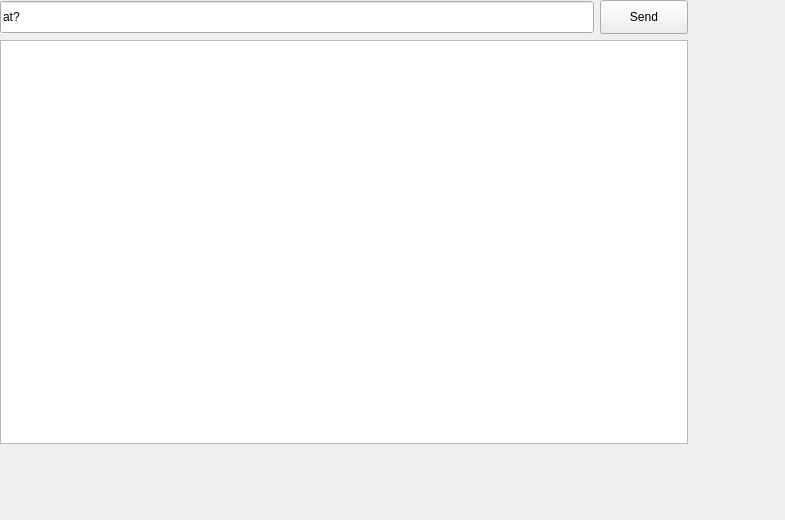
<?xml version="1.0" encoding="UTF-8"?>
<ui version="4.0">
 <class>IOPanel</class>
 <widget class="QWidget" name="IOPanel">
  <property name="geometry">
   <rect>
    <x>0</x>
    <y>0</y>
    <width>785</width>
    <height>520</height>
   </rect>
  </property>
  <property name="minimumSize">
   <size>
    <width>700</width>
    <height>500</height>
   </size>
  </property>
  <property name="windowTitle">
   <string>Form</string>
  </property>
  <widget class="QWidget" name="layoutWidget">
   <property name="geometry">
    <rect>
     <x>0</x>
     <y>0</y>
     <width>688</width>
     <height>444</height>
    </rect>
   </property>
   <layout class="QVBoxLayout" name="verticalLayout">
    <item>
     <layout class="QHBoxLayout" name="horizontalLayout">
      <item>
       <widget class="QLineEdit" name="lineEdit_WTS">
        <property name="minimumSize">
         <size>
          <width>590</width>
          <height>32</height>
         </size>
        </property>
        <property name="text">
         <string>at?</string>
        </property>
       </widget>
      </item>
      <item>
       <widget class="QPushButton" name="pushButton">
        <property name="minimumSize">
         <size>
          <width>88</width>
          <height>34</height>
         </size>
        </property>
        <property name="text">
         <string>Send</string>
        </property>
       </widget>
      </item>
     </layout>
    </item>
    <item>
     <widget class="QTextEdit" name="textEdit_Incoming">
      <property name="minimumSize">
       <size>
        <width>600</width>
        <height>400</height>
       </size>
      </property>
     </widget>
    </item>
   </layout>
  </widget>
 </widget>
 <resources/>
 <connections>
  <connection>
   <sender>pushButton</sender>
   <signal>clicked()</signal>
   <receiver>IOPanel</receiver>
   <slot>sendLine()</slot>
   <hints>
    <hint type="sourcelabel">
     <x>649</x>
     <y>21</y>
    </hint>
    <hint type="destinationlabel">
     <x>708</x>
     <y>96</y>
    </hint>
   </hints>
  </connection>
 </connections>
 <slots>
  <slot>sendLine()</slot>
 </slots>
</ui>
